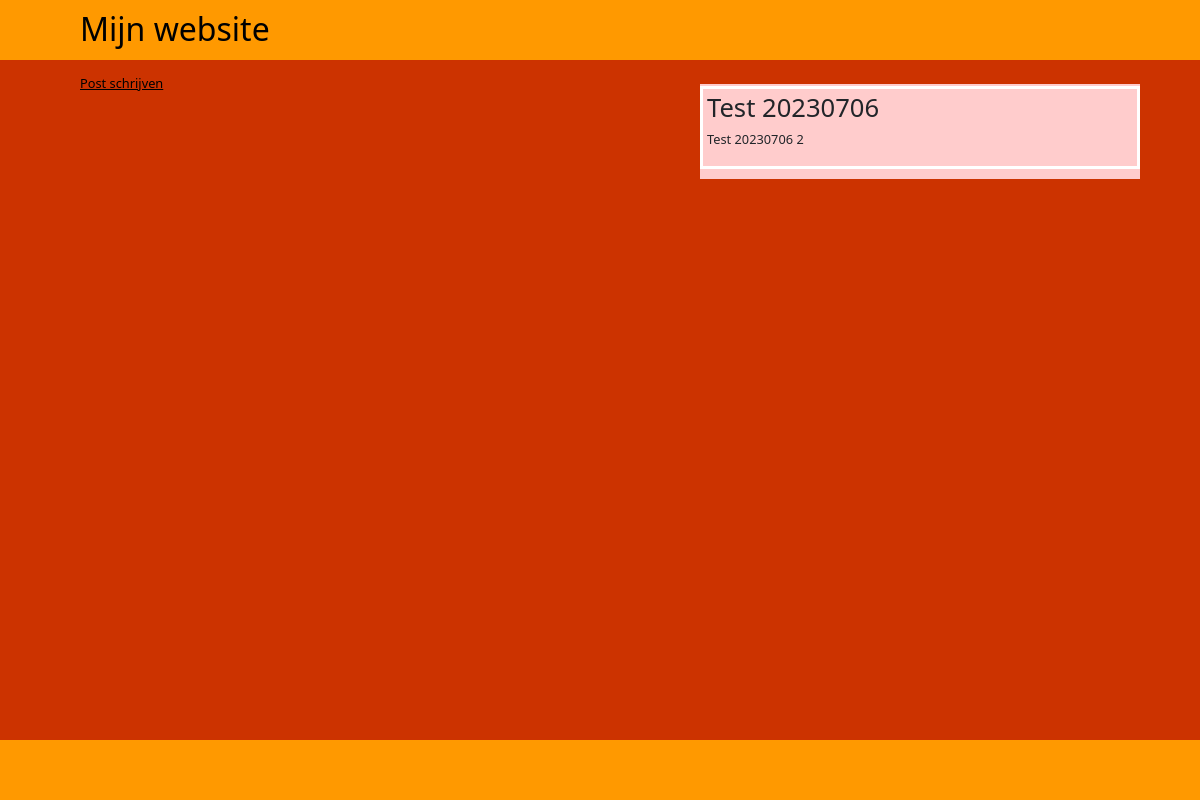
Before: /post/3/ with the older database file.
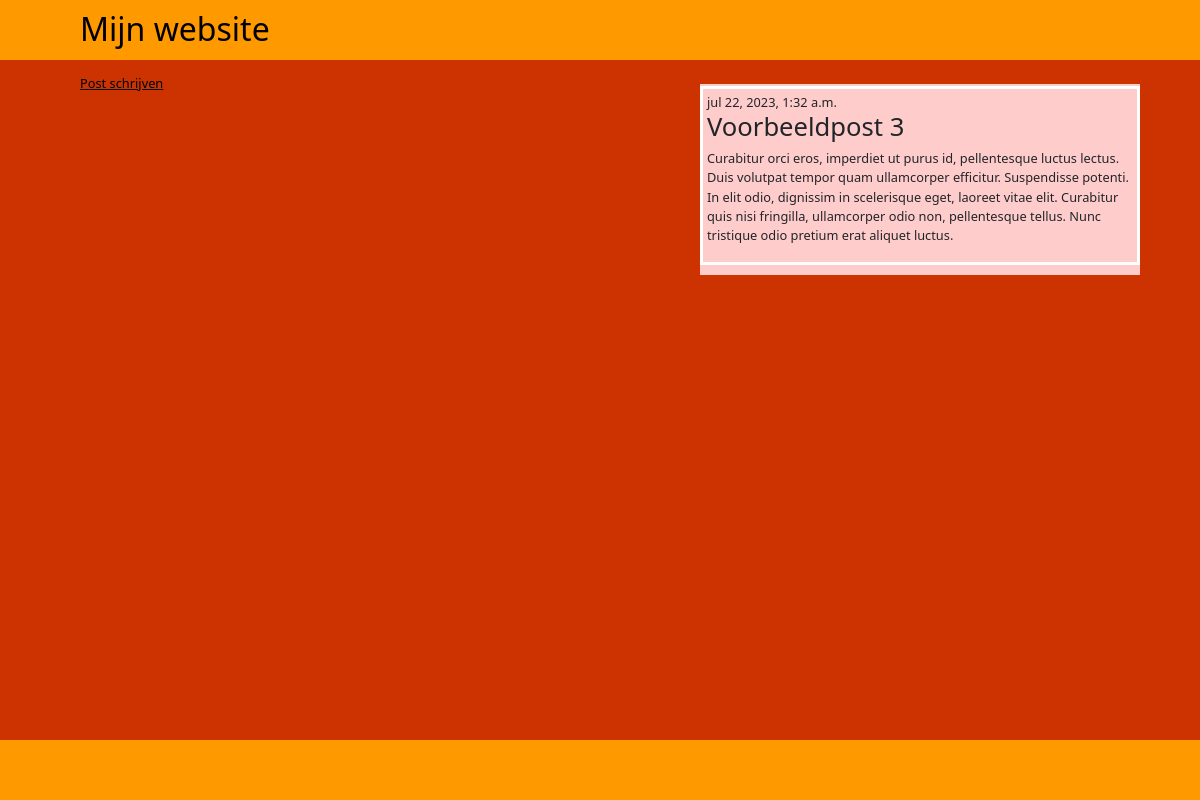
After: the same page with the newer database file.
### blog/models.py (models this page shows, shortened)
class Post(models.Model):
    author = models.ForeignKey(settings.AUTH_USER_MODEL, on_delete=models.CASCADE)
    title = models.CharField(max_length=200)
    text = models.TextField()
    created_date = models.DateTimeField(default=timezone.now)
    published_date = models.DateTimeField(blank=True, null=True)

### blog/views.py (the view)
# urls.py: path('post/<int:pk>/', views.post_detail, name='post_inhoud'),
def post_detail(request, pk):
    post = get_object_or_404(Post, pk=pk)
    return render(request, 'blog/post_inhoud.html', {'post': post})

### blog/templates/blog/post_inhoud.html
{% extends 'blog/base.html' %}
{% block inhoud %}
<article class="article">
{% if post.published_date %}
<time class="date">
{{ post.published_date }}
</time>
{% endif %}
<h2>{{ post.title }}</h2>
<p>{{ post.text|linebreaksbr }}</p>
</article>
{% endblock %}

### blog/templates/blog/base.html (shortened to what this page needs)
{% load static %}
<!DOCTYPE html>
<html lang="en" dir='ltr'>
<head>
<meta charset="utf-8"><link href=
"https://cdn.jsdelivr.net/npm/bootstrap@5.1.3/dist/css/bootstrap.min.css" rel="stylesheet"
integrity=
"sha384-1BmE4kWBq78iYhFldvKuhfTAU6auU8tT94WrHftjDbrCEXSU1oBoqyl2QvZ6jIW3"
crossorigin="anonymous">
<link rel="stylesheet" href="{% static 'stijl.css' %}">
</head>
<body>
<header class="fixed-header">
<h1>Mijn website</h1><br>
<a href="{% url 'post_nieuw' %}" class="top-menu">Post schrijven</a>
</header>
<section class="div_art">
{% block inhoud %}
{% endblock %}
</section>
<footer class="fixed-footer">
</footer>
</body>
</html>

### blog/static/stijl.css (style rules this page uses)
html { font-family: 'Courier New', monospace; font-size: 80%; }
body { padding-top: 60px; padding-bottom: 40px; background: #cc3300; }
.fixed-header, .fixed-footer { width: 100%; position: fixed; background: #ff9900; color: #000000; height:60px; }
.fixed-header { padding: 10px 0px 10px 80px; top: 0; }
.fixed-footer { bottom: 0; }
.article { border: 3px solid white; margin-bottom:10px; margin-top:2px; padding:4px; }
.div_art { position: absolute; width: 440px; background: #ffcccc; top: 84px; left: 700px; }
a { color: black; }

Changed rows visible on the page:
changed Post: published_date (not shown) → "jul 22, 2023, 1:32 a.m."; title "Test 20230706" → "Voorbeeldpost 3"; text "Test 20230706 2" → "Curabitur orci eros, imperdiet ut purus id, pellentesque luctus lectus. Duis volutpat tempor quam ullamcorper efficitur. Suspendisse potenti. In elit odio, dignissim in scelerisque eget, laoreet vitae elit. Curabitur quis nisi fringilla, ullamcorper odio non, pellentesque tellus. Nunc tristique odio pretium erat aliquet luctus."
